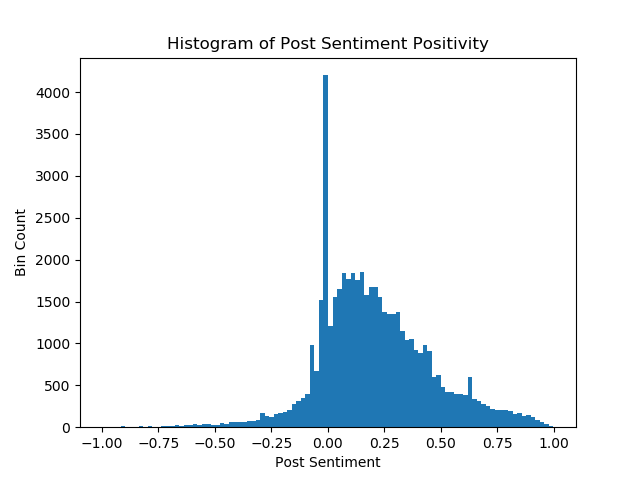

Write the Python code that produced this figure.
from Notebooks.LinkDatabases.FacebookData import FacebookDataDatabase
import matplotlib.pyplot as plt

facebookDb = FacebookDataDatabase()
commentCounts = list(filter(lambda x: x > -1, map(lambda x: x[0], facebookDb.selectColumnData("postPositivity"))))
plt.hist(commentCounts, bins=100)  # arguments are passed to np.histogram
plt.title("Histogram of Post Sentiment Positivity")
plt.xlabel("Post Sentiment")
plt.ylabel("Bin Count")
plt.savefig("/Users/ccrowe/Documents/Thesis/facebook_api/Notebooks/postSentimentHistogram.png")
